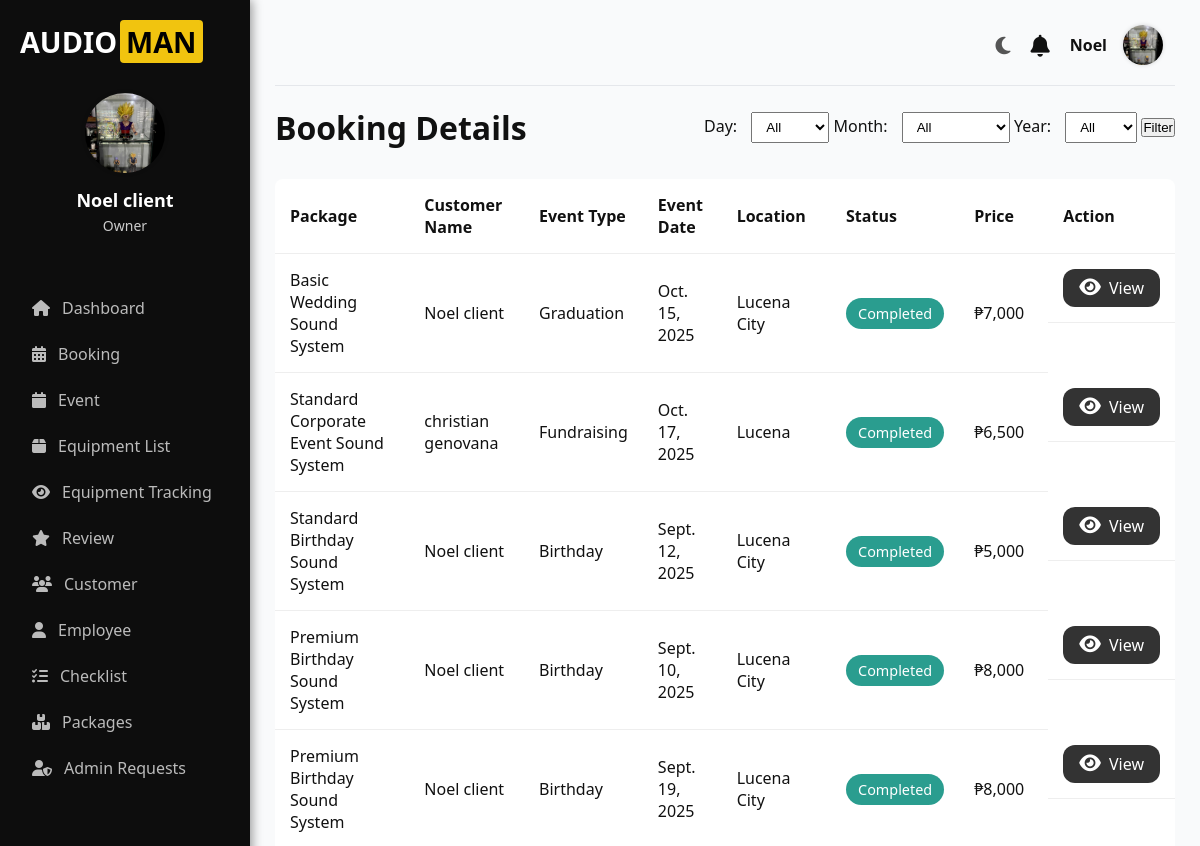
The app's page /accounts/booking/ (signed in, upper part), older data.
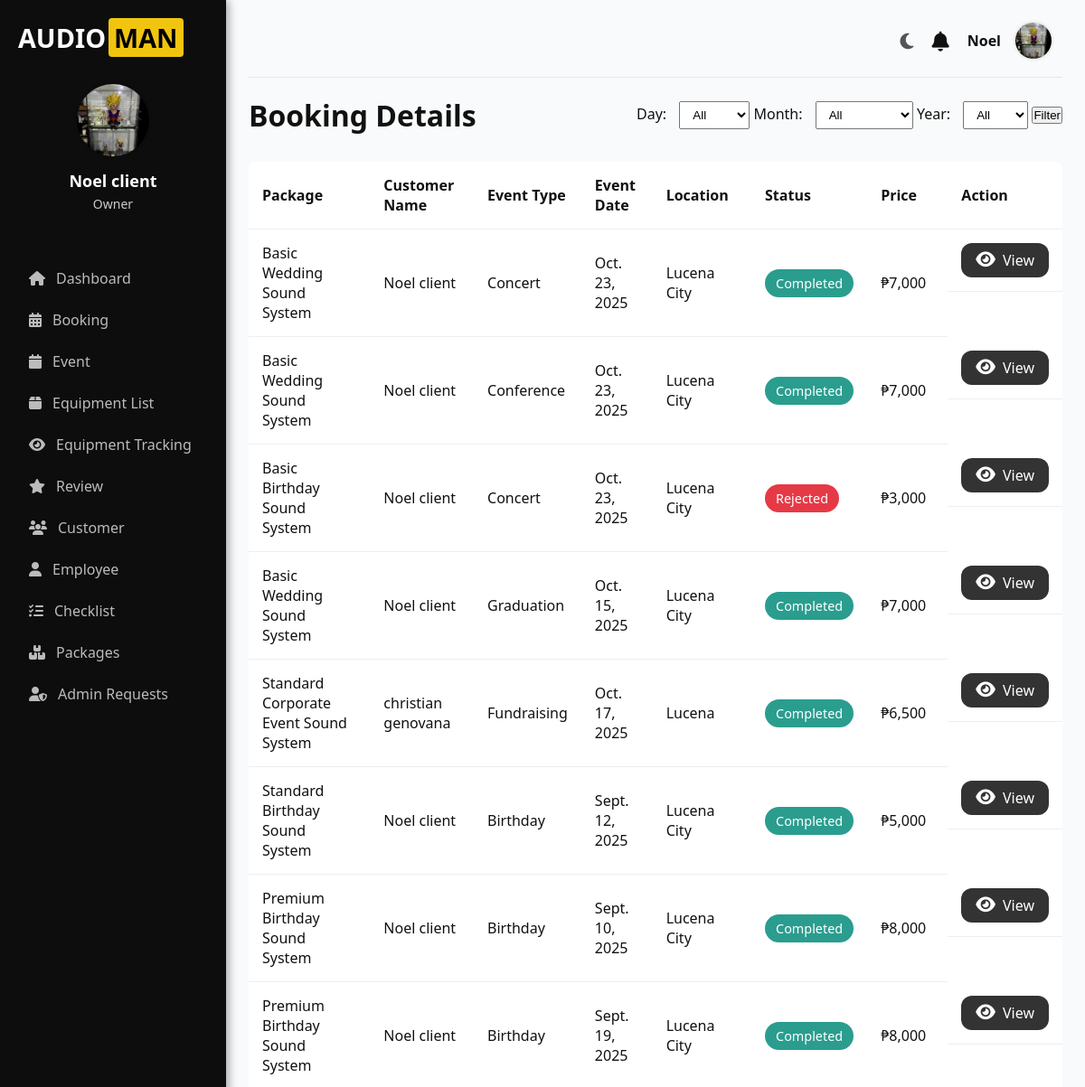
The same page, newer data.
### accounts/models.py (models this page shows, shortened)
class Booking(models.Model):
    STATUS_CHOICES = [
        ('Processing', 'Processing'),
        ('Approved', 'Approved'),
        ('Rejected', 'Rejected'),
        ('Completed', 'Completed'),
    ]
    user = models.ForeignKey(User, on_delete=models.CASCADE)
    package = models.ForeignKey('ServicePackage', on_delete=models.CASCADE)
    full_name = models.CharField(max_length=100)
    email = models.EmailField()
    contact_number = models.CharField(max_length=20)
    event_date = models.DateField()
    event_time = models.TimeField()
    end_time = models.TimeField(null=True, blank=True)
    event_type = models.CharField(max_length=100)
    location = models.CharField(max_length=255)
    fulladdress = models.CharField(max_length=255, blank=True, null=True)
    audience_size = models.IntegerField()
    status = models.CharField(max_length=50, choices=STATUS_CHOICES, default='Processing')
    price = models.CharField(max_length=20)
    created_at = models.DateTimeField(default=timezone.now)
    cancel_reason = models.TextField(blank=True, null=True)
    reject_reason = models.TextField(null=True, blank=True)
    review_exists = models.BooleanField(null=False, default=False)
    barangay = models.CharField(max_length=100, blank=True, null=True)

class ServicePackage(models.Model):
    EVENT_CHOICES = [
        ("Wedding", "Wedding"),
        ("Birthday", "Birthday"),
        ("Corporate", "Corporate"),
        ("Concert", "Concert"),
        ("Seminar", "Seminar"),
        ("Graduation", "Graduation"),
        ("Awarding Ceremony", "Awarding Ceremony"),
        ("Fundraising", "Fundraising"),
        ("Fashion Show", "Fashion Show"),
        ("Church", "Church"),
        ("Conference", "Conference"),
        ("School Event", "School Event"),
        ("Charity Event", "Charity Event"),
    ]
    title = models.CharField(max_length=200)
    description = models.TextField()
    price = models.CharField(max_length=50)
    image = models.ImageField(upload_to="packages/", blank=True, null=True)
    equipment = models.ManyToManyField(
        Equipment,
        through="PackageEquipment",
        related_name="service_packages"
    )
    category = models.CharField(
        max_length=50,
        choices=EVENT_CHOICES,
        default="Wedding"
    )

### accounts/views.py (the view)
    def wrapper(request, *args, **kwargs):
        if not request.user.is_authenticated:
            print("User is not authenticated.")  # Debugging line
            return redirect("login")
        if not request.user.is_staff and not request.user.is_superuser:
            print(f"User {request.user.username} does not have admin privileges.")  # Debugging line
            raise PermissionDenied  # User is denied access
        return view_func(request, *args, **kwargs)

### accounts/context_processors.py (called while the page is built)
def notifications_context(request):
    if request.user.is_authenticated:
        notifications = Notification.objects.filter(user=request.user).order_by('-created_at')
        unread_count = notifications.filter(is_read=False).count()
        return {
            'notifications': notifications,
            'notifications_unread_count': unread_count
        }
    return {}

### accounts/views.py (called while the page is built)
def admin_only(view_func):
    def wrapper(request, *args, **kwargs):
        if not request.user.is_authenticated:
            print("User is not authenticated.")  # Debugging line
            return redirect("login")
        if not request.user.is_staff and not request.user.is_superuser:
            print(f"User {request.user.username} does not have admin privileges.")  # Debugging line
            raise PermissionDenied  # User is denied access
        return view_func(request, *args, **kwargs)
    return wrapper

### accounts/templates/client/booking.html (shortened to what this page needs)
{% extends 'client-base.html' %}
{% block content %}
<header class="header">
    <h1>Booking Details</h1>
    <div class="filters">
        <form method="get">
            <label for="filter_day">Day:</label>
            <select id="filter_day" name="filter_day">
                <option value="">All</option>
            </select>
            <label for="filter_month">Month:</label>
            <select id="filter_month" name="filter_month">
                <option value="">All</option>
            </select>
            <label for="filter_year">Year:</label>
            <select id="filter_year" name="filter_year">
                <option value="">All</option>
            </select>
                <button type="submit">Filter</button>
        </form>
    </div>
</header>
<table class="booking-table">
    <thead>
        <tr>
            <th>Package</th>
            <th>Customer Name</th>
            <th>Event Type</th>
            <th>Event Date</th>
            <th>Location</th>
            <th>Status</th>
            <th>Price</th>
            <th>Action</th>
        </tr>
    </thead>
<tbody>
{% for booking in bookings %}
<tr>
    <td>{{ booking.package.title }}</td>
    <td>{{ booking.full_name }}</td>
    <td>{{ booking.event_type }}</td>
    <td>{{ booking.event_date }}</td>
    <td>{{ booking.location }}</td>
    <td>
        <span class="badge
            {% if booking.status == 'Processing' %}processing
            {% elif booking.status == 'Accepted' %}accepted
            {% elif booking.status == 'Rejected' %}rejected
            {% elif booking.status == 'Cancelled' %}cancelled
            {% elif booking.status == 'Completed' %}completed
            {% else %}not-processed{% endif %}">
            {{ booking.status }}
        </span>
    </td>
    <td>{{ booking.price }}</td>
    <td class="actions">
        <a href="javascript:void(0);" class="view" onclick="openModal({{ booking.id }})">
            <i class="fa fa-eye"></i> View
        </a>
    </td>
</tr>
{% empty %}
<tr>
    <td colspan="9">You have no bookings yet.</td>
</tr>
{% endfor %}
</tbody>
</table>
{% endblock %}

Row changes from the older to the newer data that the page shows:
added Booking: package "Basic Wedding Sound System", full_name "Noel client", event_type "Concert", event_date "Oct. 23, 2025", location "Lucena City", status "Completed", price "₱7,000"
added Booking: package "Basic Wedding Sound System", full_name "Noel client", event_type "Conference", event_date "Oct. 23, 2025", location "Lucena City", status "Completed", price "₱7,000"
added Booking: package "Basic Birthday Sound System", full_name "Noel client", event_type "Concert", event_date "Oct. 23, 2025", location "Lucena City", status "Rejected", price "₱3,000"
